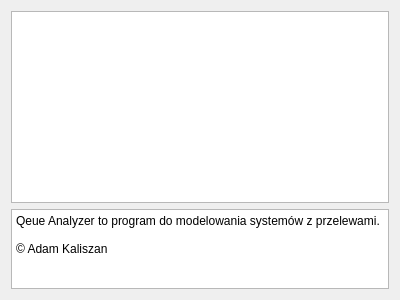
<?xml version="1.0" encoding="UTF-8"?>
<ui version="4.0">
 <class>Dialog</class>
 <widget class="QDialog" name="Dialog">
  <property name="geometry">
   <rect>
    <x>0</x>
    <y>0</y>
    <width>400</width>
    <height>300</height>
   </rect>
  </property>
  <property name="windowTitle">
   <string>About QeueAnalyzer</string>
  </property>
  <layout class="QVBoxLayout" name="verticalLayout">
   <item>
    <widget class="QGraphicsView" name="graphicsViewAbout"/>
   </item>
   <item>
    <widget class="QTextBrowser" name="textBrowserAbout">
     <property name="sizePolicy">
      <sizepolicy hsizetype="Expanding" vsizetype="Expanding">
       <horstretch>0</horstretch>
       <verstretch>1</verstretch>
      </sizepolicy>
     </property>
     <property name="html">
      <string>&lt;!DOCTYPE HTML PUBLIC &quot;-//W3C//DTD HTML 4.0//EN&quot; &quot;http://www.w3.org/TR/REC-html40/strict.dtd&quot;&gt;
&lt;html&gt;&lt;head&gt;&lt;meta name=&quot;qrichtext&quot; content=&quot;1&quot; /&gt;&lt;style type=&quot;text/css&quot;&gt;
p, li { white-space: pre-wrap; }
&lt;/style&gt;&lt;/head&gt;&lt;body style=&quot; font-family:'Sans Serif'; font-size:9pt; font-weight:400; font-style:normal;&quot;&gt;
&lt;p style=&quot; margin-top:0px; margin-bottom:0px; margin-left:0px; margin-right:0px; -qt-block-indent:0; text-indent:0px;&quot;&gt;Qeue Analyzer to program do modelowania systemów z przelewami.&lt;/p&gt;
&lt;p style=&quot;-qt-paragraph-type:empty; margin-top:0px; margin-bottom:0px; margin-left:0px; margin-right:0px; -qt-block-indent:0; text-indent:0px;&quot;&gt;&lt;br /&gt;&lt;/p&gt;
&lt;p style=&quot; margin-top:0px; margin-bottom:0px; margin-left:0px; margin-right:0px; -qt-block-indent:0; text-indent:0px;&quot;&gt;© Adam Kaliszan&lt;/p&gt;&lt;/body&gt;&lt;/html&gt;</string>
     </property>
    </widget>
   </item>
  </layout>
 </widget>
 <resources/>
 <connections/>
</ui>
